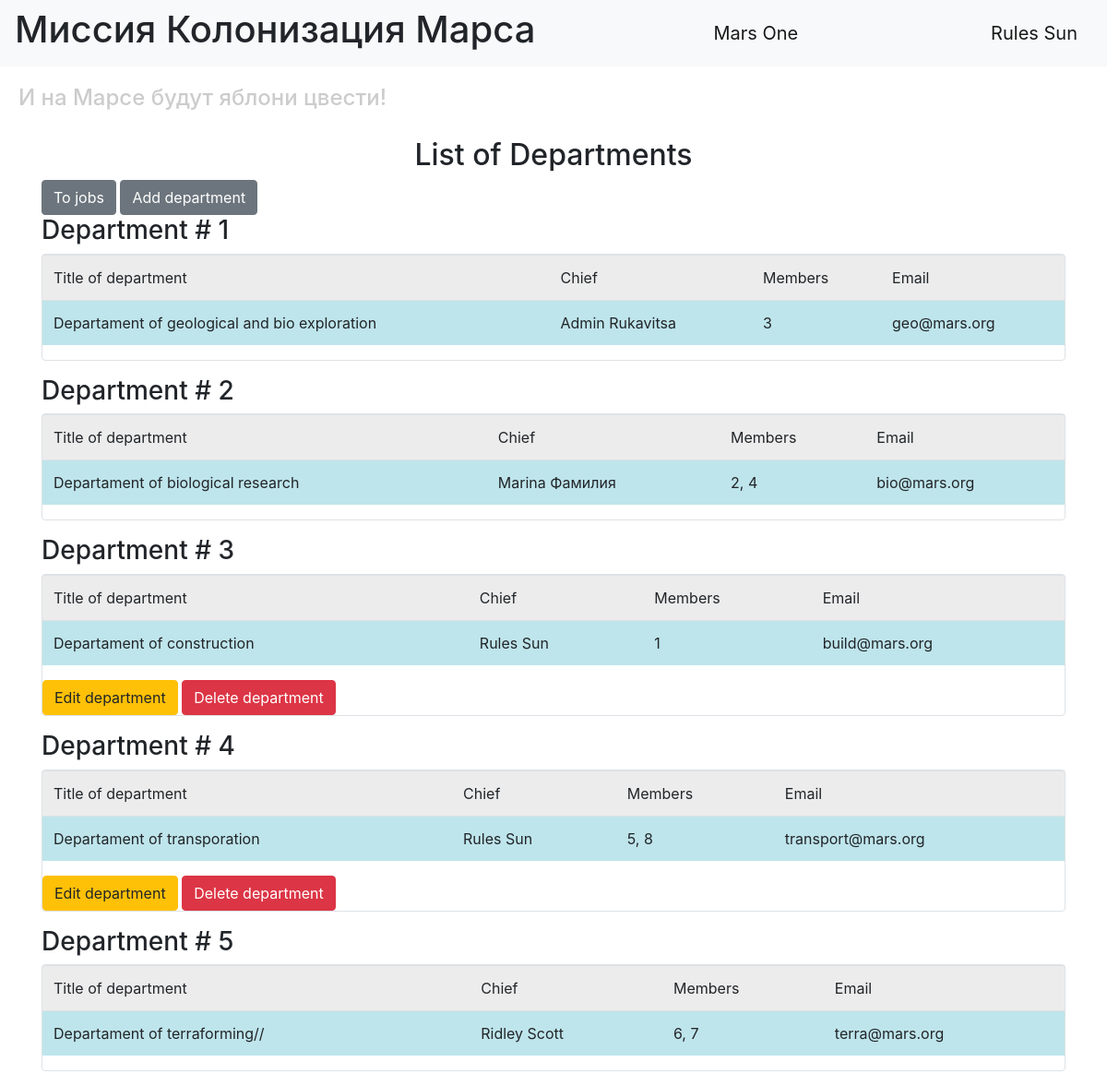
The page /departments (signed in) on the database its author committed.
### data/users.py (models this page shows, shortened)
class User(SqlAlchemyBase, UserMixin, SerializerMixin):
    __tablename__ = 'users'
    id = sqlalchemy.Column(sqlalchemy.Integer,
                           primary_key=True, autoincrement=True)
    surname = sqlalchemy.Column(sqlalchemy.String, nullable=True)
    name = sqlalchemy.Column(sqlalchemy.String, nullable=True)
    age = sqlalchemy.Column(sqlalchemy.Integer)
    position = sqlalchemy.Column(sqlalchemy.String, nullable=True)
    speciality = sqlalchemy.Column(sqlalchemy.String, nullable=True)
    address = sqlalchemy.Column(sqlalchemy.String, nullable=True)
    email = sqlalchemy.Column(sqlalchemy.String,
                              index=True, unique=True, nullable=True)
    hashed_password = sqlalchemy.Column(sqlalchemy.String, nullable=True)
    modified_date = sqlalchemy.Column(sqlalchemy.DateTime)
    city_from = sqlalchemy.Column(sqlalchemy.String)

### data/departments.py (models this page shows)
class Departments(SqlAlchemyBase):
    __tablename__ = 'departments'
    id = sqlalchemy.Column(sqlalchemy.Integer,
                           primary_key=True, autoincrement=True)
    title = sqlalchemy.Column(sqlalchemy.String)
    chief = sqlalchemy.Column(sqlalchemy.Integer, sqlalchemy.ForeignKey("users.id"))
    members = sqlalchemy.Column(sqlalchemy.String)
    email = sqlalchemy.Column(sqlalchemy.String)

### main.py (the view)
@app.route('/departments')
@login_required
def departments():
    session = db_session.create_session()
    departments = session.query(Departments)
    name, surname = [], []
    for d in departments:
        for el in session.query(User).filter_by(id=d.chief):
            name.append(el.name)
            surname.append(el.surname)
    return render_template("departments.html", title='Департаменты', departments=departments, name=name, surname=surname)

### data/db_session.py (called while the page is built)
def create_session() -> Session:
    global __factory
    return __factory()

### main.py (called while the page is built)
@login_manager.user_loader
def load_user(user_id):
    session = db_session.create_session()
    return session.query(User).get(user_id)

### templates/departments.html
{% extends "base.html" %}
{% block content %}
<h2 align="center">List of Departments</h2>
{% if current_user.is_authenticated %}
    <a href="index" class="btn btn-secondary">To jobs</a>
    <a href="adddepartment" class="btn btn-secondary">Add department</a>
{% endif %}
{% for item in departments %}
<h3>Department # {{ loop.index }}</h3>
<div class="col-md6 border rounded">
    <table class="table">
        <tr>
            <td class="table-active">Title of department</td>
            <td class="table-active">Chief</td>
            <td class="table-active">Members</td>
            <td class="table-active">Email</td>
        </tr>
      <tr>
        <td class="table-info">{{ item.title }}</td>
          <td class="table-info">{{ name[loop.index0] }} {{ surname[loop.index0] }}</td>
          <td class="table-info">{{ item.members }}</td>
          <td class="table-info">{{ item.email }}</td>
      </tr>
    </table>
    {% if current_user.is_authenticated and (current_user.id == item.chief or current_user.id == 1) %}
    <div>
        <a href="/departments/{{ item.id }}" class="btn btn-warning">Edit department</a>
        <a href="/departments_delete/{{ item.id }}" class="btn btn-danger">Delete department</a>
    </div>
{% endif %}
</div>
<p>
{% endfor %}
{% endblock %}

### templates/base.html (shortened to what this page needs)
<!DOCTYPE html>
<html lang="en">
<head>
    <link rel="stylesheet" href="https://stackpath.bootstrapcdn.com/bootstrap/4.4.1/css/bootstrap.min.css">
    <link rel="stylesheet" type="text/css" href="/static/css/style.css" />
</head>
  <body>
    <header>
      <nav class="navbar navbar-light bg-light">
          <h1>Миссия Колонизация Марса</h1>
        <a class="navbar-brand" href="#">Mars One</a>
          {% if current_user.is_authenticated %}
    <a class="navbar-brand" href="/logout">{{ current_user.name }} {{ current_user.surname }}</a>
{% else %}
    <p>
        <a class="btn btn-primary " href="/register">Зарегистрироваться</a>
        <a class="btn btn-success" href="/login">Войти</a>
    </p>
{% endif %}
      </nav>
        <h4>И на Марсе будут яблони цвести!</h4>
    </header>
    <main role="main" class="container">
        {% block content %}{% endblock %}
    </main>
  </body>
</html>

### static/css/style.css (style rules this page uses)
h4 { color: #cccccc; padding: 20px; }

### rows shown on the page
User: name "Rules", surname "Sun"
Departments: title "Departament of geological and bio exploration", members "3", email "geo@mars.org"
User: name "Admin", surname "Rukavitsa"
Departments: title "Departament of biological research", members "2, 4", email "bio@mars.org"
User: name "Marina", surname "Фамилия"
Departments: title "Departament of construction", members "1", email "build@mars.org"
Departments: title "Departament of transporation", members "5, 8", email "transport@mars.org"
Departments: title "Departament of terraforming//", members "6, 7", email "terra@mars.org"
User: name "Ridley", surname "Scott"
